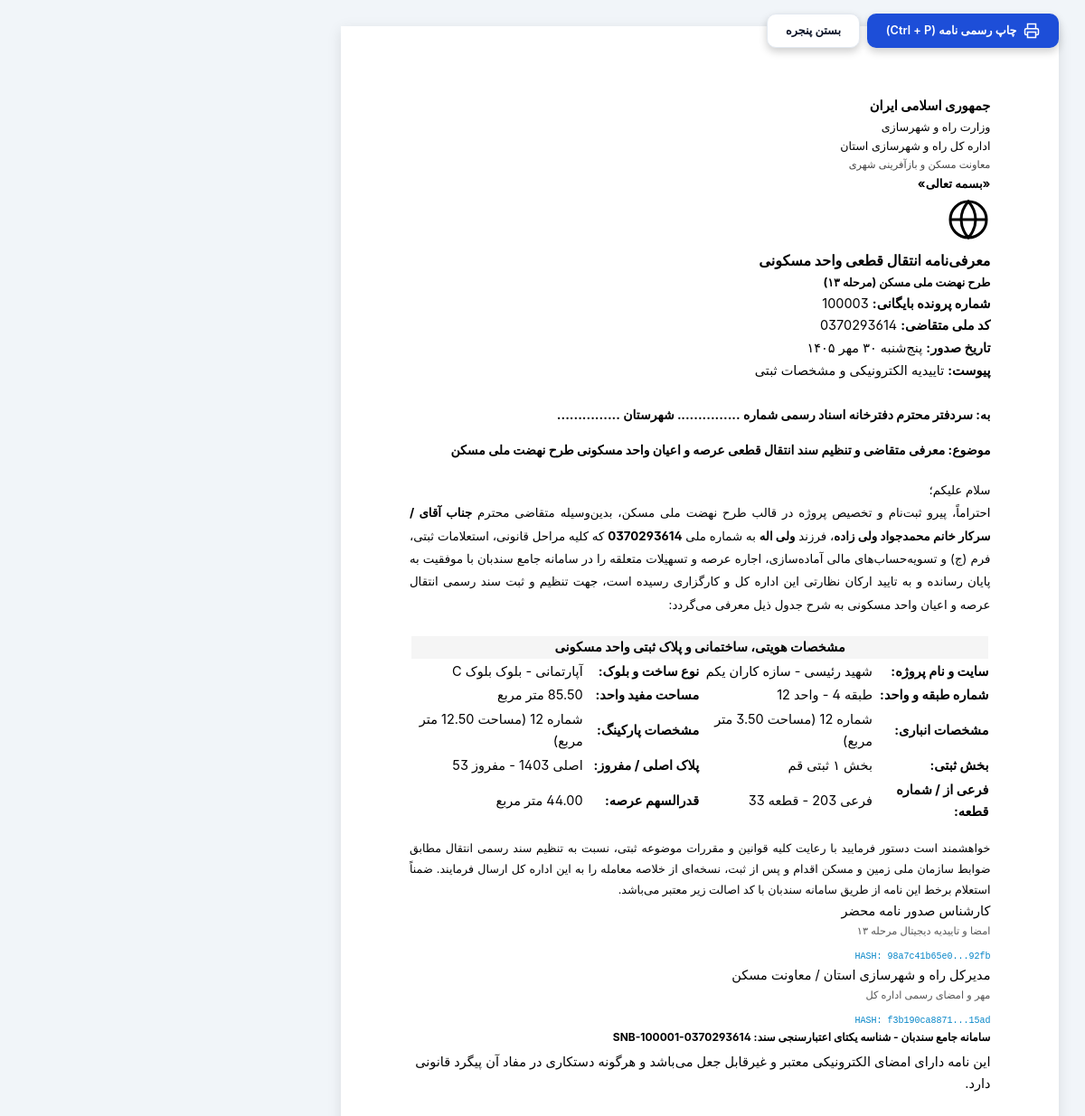
Screenshot of /dossier/100003/print/notary-letter/ (signed in) with the database file from the repository.
### workflow/models.py (models this page shows, shortened)
class HousingDossier(models.Model):
    STAGE_ROLES = {
        0: ("brokerage", "کارشناس ثبت اطلاعات متقاضی و واحد انتخابی و پلاک ثبتی", "ثبت اطلاعات متقاضی و واحد"),
        1: ("brokerage", "کارشناس اطلاعات", "کنترل اطلاعات پلاک ثبتی"),
        2: ("brokerage", "کارشناس اطلاعات (کارگزاری)", "ورود مبلغ تمام شده"),
        3: ("directorate", "کارشناس بررسی فرم ج (عالمی)", "بررسی فرم ج"),
        4: ("directorate", "کارشناس برنامه ریزی مسکن (حیدری)", "ورود مبلغ وام صندوق"),
        5: ("directorate", "کارشناس برنامه ریزی مسکن (حیدری)", "مبلغ نامه (کسر یا تخفیف) پیمانکار"),
        6: ("directorate", "کارشناس برنامه ریزی مسکن (حیدری)", "مبلغ تسهیلات دهک"),
        7: ("directorate", "کارشناس برنامه ریزی مسکن (وصالی)", "تعیین مبلغ باقیمانده نقدی مورد نیاز"),
        8: ("directorate", "کارشناس برنامه ریزی مسکن (وصالی / حیدری)", "ارسال و درج شماره و تاریخ نامه بانک"),
        9: ("brokerage", "کارشناس تشکیل پرونده کارگزاری", "اسکن مدارک و دفترچه اقساط"),
        10: ("brokerage", "مدیرعامل کارگزاری", "تأیید مدیرعامل کارگزاری"),
        11: ("directorate", "کارشناس نهضت ملی مسکن و استعلام تسهیلات بانکی", "بررسی استعلام تسهیلات بانکی"),
        12: ("directorate", "کارشناس فنی و مهندسی", "بررسی مشخصات فنی، پلاک و عرصه"),
        13: ("directorate", "کارشناس املاک", "بررسی و بارگذاری سند املاک"),
        14: ("directorate", "کارشناس بانک زمین", "بررسی اطلاعات بانک زمین"),
        15: ("directorate", "کارشناس حقوقی", "بررسی حقوقی و استعلامات اراضی"),
        16: ("directorate", "کارشناس فرم ج", "تطبیق نهایی فرم ج اداره کل"),
        17: ("directorate", "کارشناس ارزیابی", "ارزیابی قدرالسهم و اجاره عرصه"),
        18: ("brokerage", "کارشناس اخذ اجاره و آماده سازی و تسهیلات دهک", "اخذ اجاره، آماده‌سازی و چک دهک"),
        19: ("directorate", "کارشناس تسویه با پیمانکار", "تسویه حساب با پیمانکار سازنده"),
        20: ("directorate", "کارشناس صدور نامه محضر", "صدور نامه معرفی به دفتر اسناد رسمی (محضر)"),
        21: ("directorate", "کارشناس بایگانی", "مشاهده فرم نهایی و بایگانی قطعی پرونده"),
    }
    national_id = models.CharField(max_length=10, unique=True, db_index=True, verbose_name="کدملی / شماره پیشنویس")
    archive_number = models.PositiveIntegerField(unique=True, db_index=True, verbose_name="شماره بایگانی")
    current_stage = models.PositiveSmallIntegerField(default=0, db_index=True, verbose_name="مرحله جاری (۰ تا ۲۱)")
    is_locked = models.BooleanField(default=False, verbose_name="قفل نهایی بایگانی")
    STATUS_CHOICES = [
        ("IN_PROGRESS", "در جریان اقدام"),
        ("RETURNED", "برگشت‌خورده جهت اصلاح و بازبینی"),
        ("COMPLETED", "نهایی و بایگانی قطعی"),
    ]
    status = models.CharField(max_length=30, choices=STATUS_CHOICES, default="IN_PROGRESS", db_index=True, verbose_name="وضعیت فرآیند")
    return_reason = models.TextField(blank=True, verbose_name="علت آخرین برگشت پرونده")
    return_by = models.CharField(max_length=150, blank=True, verbose_name="برگشت‌دهنده")
    return_from_stage = models.PositiveSmallIntegerField(null=True, blank=True, verbose_name="مرحله برگشت‌دهنده")
    full_name = models.CharField(max_length=150, verbose_name="نام و نام خانوادگی متقاضی")
    father_name = models.CharField(max_length=100, verbose_name="نام پدر")
    birth_date = models.CharField(max_length=10, blank=True, verbose_name="تاریخ تولد (شمسی)")
    spouse_full_name = models.CharField(max_length=150, blank=True, verbose_name="نام و نام خانوادگی همسر")
    spouse_father_name = models.CharField(max_length=100, blank=True, verbose_name="نام پدر همسر")
    spouse_national_id = models.CharField(max_length=10, blank=True, verbose_name="کد ملی همسر")
    spouse_birth_date = models.CharField(max_length=10, blank=True, verbose_name="تاریخ تولد همسر")
    spouse_id_number = models.CharField(max_length=20, blank=True, verbose_name="شماره شناسنامه همسر")
    spouse_birth_place = models.CharField(max_length=100, blank=True, verbose_name="محل تولد / صدور همسر")
    spouse_form_j_status = models.CharField(max_length=50, default="سبز (استعلام شده)", blank=True, verbose_name="وضعیت فرم ج همسر")
    marital_status = models.CharField(max_length=50, default="متاهل (واجد شرایط طرح زوجین)", blank=True, verbose_name="وضعیت تاهل")
    is_married_confirmed = models.BooleanField(default=True, verbose_name="احراز زوجیت و تایید تاهل")
    decile = models.PositiveSmallIntegerField(default=1, verbose_name="دهک درآمدی (۱ تا ۱۰)")
    site = models.CharField(max_length=100, verbose_name="سایت")
    project = models.CharField(max_length=200, verbose_name="نام پروژه")
    construction_type = models.CharField(max_length=50, default="آپارتمانی", verbose_name="نوع ساخت")
    block_name = models.CharField(max_length=50, blank=True, verbose_name="نام بلوک")
    floor_number = models.PositiveSmallIntegerField(default=1, verbose_name="شماره طبقه")
    unit_number = models.PositiveIntegerField(default=1, verbose_name="شماره واحد")
    unit_area = models.DecimalField(max_digits=7, decimal_places=2, default=85.00, verbose_name="مساحت واحد")
    storage_number = models.PositiveIntegerField(null=True, blank=True, verbose_name="شماره انباری")
    storage_area = models.DecimalField(max_digits=6, decimal_places=2, default=0, verbose_name="مساحت انباری")
    parking_number = models.PositiveIntegerField(null=True, blank=True, verbose_name="شماره پارکینگ")
    parking_area = models.DecimalField(max_digits=6, decimal_places=2, default=0, verbose_name="مساحت پارکینگ")
    registration_section = models.CharField(max_length=100, blank=True, verbose_name="بخش ثبتی")
    main_plaque = models.IntegerField(null=True, blank=True, verbose_name="پلاک اصلی")
    separated_plaque = models.IntegerField(null=True, blank=True, verbose_name="پلاک مفروز")
    sub_plaque = models.IntegerField(null=True, blank=True, verbose_name="فرعی از")
    plot_number = models.IntegerField(null=True, blank=True, verbose_name="شماره قطعه")
    base_cost_without_loan = models.BigIntegerField(default=4500000000, verbose_name="قیمت تمام شده بدون وام ۶۵۰ میلیونی (ریال)")
    fund_loan_amount = models.BigIntegerField(default=0, verbose_name="مبلغ وام صندوق (ریال)")
    contractor_letter_amount = models.BigIntegerField(default=0, verbose_name="مبلغ نامه پیمانکار (ریال)")
    decile_loan_amount = models.BigIntegerField(default=0, verbose_name="مبلغ وام دهک (ریال)")
    applicant_equity = models.BigIntegerField(default=0, verbose_name="مبلغ آورده نقدی متقاضی (ریال)")
    is_sms_sent = models.BooleanField(default=False, verbose_name="ارسال پیامک تعیین آورده")
    sms_sent_at = models.DateTimeField(null=True, blank=True, verbose_name="زمان ارسال پیامک")
    is_equity_funded = models.BooleanField(default=False, verbose_name="تأیید تأمین مبلغ آورده متقاضی")
    bank_letter_number = models.CharField(max_length=100, blank=True, verbose_name="شماره نامه بانک")
    bank_letter_date = models.CharField(max_length=10, blank=True, verbose_name="تاریخ نامه بانک (شمسی)")
    total_land_share = models.DecimalField(max_digits=7, decimal_places=2, null=True, blank=True, verbose_name="جمع کل قدرالسهم (م²)")
    past_years_rent = models.BigIntegerField(default=0, verbose_name="مبلغ اجاره سنوات تا پایان سال جاری")
    current_year_rent = models.BigIntegerField(default=0, verbose_name="مبلغ اجاره سال جاری")
    land_lease_year = models.CharField(max_length=4, default="1403", blank=True, verbose_name="سال اجاره عرصه")
    preparation_cost = models.BigIntegerField(default=0, verbose_name="مبلغ آماده سازی")
    cash_preparation_amount = models.BigIntegerField(default=0, verbose_name="مبلغ نقدی آماده سازی")
    non_cash_preparation_amount = models.BigIntegerField(default=0, verbose_name="مبلغ غیرنقدی آماده سازی")
    is_cash_rent_confirmed = models.BooleanField(default=False, verbose_name="تایید مبلغ نقدی اجاره")
    is_decile_loan_confirmed = models.BooleanField(default=False, verbose_name="تایید چک‌های وام دهک")
    created_at = models.DateTimeField(auto_now_add=True, verbose_name="تاریخ تشکیل پرونده")
    updated_at = models.DateTimeField(auto_now=True, verbose_name="آخرین بروزرسانی")
    class Meta:
        verbose_name = "پرونده مسکن متقاضی"
        verbose_name_plural = "پرونده‌های مسکن متقاضیان"
        ordering = ["-archive_number"]

### workflow/views.py (the view)
# urls.py: path("dossier/<int:pk>/print/notary-letter/", views.notary_letter_print_view, name="notary_letter_print"),
@login_required(login_url='login')
def notary_letter_print_view(request, pk):
    dossier = get_object_or_404(HousingDossier, archive_number=pk)
    return render(request, "dossiers/print_notary.html", {"dossier": dossier})

### templates/dossiers/print_notary.html (shortened to what this page needs)
{% load static %}
<!DOCTYPE html>
<html lang="fa" dir="rtl">
<head>
    <link rel="stylesheet" href="https://cdn.jsdelivr.net/gh/rastikerdar/vazirmatn@v33.003/Vazirmatn-font-face.css">
    <link rel="stylesheet" href="{% static 'css/sanadban.css' %}">
</head>
<body>
    <div class="top-action-bar-print no-print">
        <button onclick="window.print()" class="btn btn-primary" style="box-shadow: 0 4px 10px rgba(0,0,0,0.2);">
            <svg width="18" height="18" viewBox="0 0 24 24" fill="none" stroke="currentColor" stroke-width="2"><polyline points="6 9 6 2 18 2 18 9"></polyline><path d="M6 18H4a2 2 0 0 1-2-2v-5a2 2 0 0 1 2-2h16a2 2 0 0 1 2 2v5a2 2 0 0 1-2 2h-2"></path><rect x="6" y="14" width="12" height="8"></rect></svg>
            <span>چاپ رسمی نامه (Ctrl + P)</span>
        </button>
        <button onclick="window.close()" class="btn btn-outline" style="box-shadow: 0 4px 10px rgba(0,0,0,0.2);">
            <span>بستن پنجره</span>
        </button>
    </div>
    <div class="print-paper">
        <div class="official-letterhead">
            <div class="letterhead-right">
                <div style="font-weight: bold; font-size: 11pt;">جمهوری اسلامی ایران</div>
                <div style="font-size: 9.5pt;">وزارت راه و شهرسازی</div>
                <div style="font-size: 9.5pt;">اداره کل راه و شهرسازی استان</div>
                <div style="font-size: 8.5pt; color: #444;">معاونت مسکن و بازآفرینی شهری</div>
            </div>
            <div class="letterhead-center">
                <div style="font-size: 10pt; font-weight: bold; margin-bottom: 5px;">«بسمه تعالی»</div>
                <svg class="emblem" width="48" height="48" viewBox="0 0 24 24" fill="none" stroke="#000" stroke-width="1.5">
                    <circle cx="12" cy="12" r="10"></circle>
                    <path d="M12 2a15.3 15.3 0 0 1 4 10 15.3 15.3 0 0 1-4 10 15.3 15.3 0 0 1-4-10 15.3 15.3 0 0 1 4-10z"></path>
                    <line x1="2" y1="12" x2="22" y2="12"></line>
                </svg>
                <h2 style="font-size: 12pt; font-weight: bold;">معرفی‌نامه انتقال قطعی واحد مسکونی</h2>
                <h3 style="font-size: 9.5pt;">طرح نهضت ملی مسکن (مرحله ۱۳)</h3>
            </div>
            <div class="letterhead-left fa-num">
                <div><strong>شماره پرونده بایگانی:</strong> {{ dossier.archive_number|default:'100001' }}</div>
                <div><strong>کد ملی متقاضی:</strong> {{ dossier.national_id|default:'0012345678' }}</div>
                <div><strong>تاریخ صدور:</strong> {{ today_jalali }}</div>
                <div><strong>پیوست:</strong> تاییدیه الکترونیکی و مشخصات ثبتی</div>
            </div>
        </div>
        <div style="margin: 25px 0 15px 0; font-size: 10.5pt; font-weight: bold;">
            به: سردفتر محترم دفترخانه اسناد رسمی شماره ............... شهرستان ...............
        </div>
        <div style="margin-bottom: 20px; font-size: 10.5pt; font-weight: bold;">
            موضوع: معرفی متقاضی و تنظیم سند انتقال قطعی عرصه و اعیان واحد مسکونی طرح نهضت ملی مسکن
        </div>
        <div style="text-align: justify; line-height: 1.9; font-size: 10pt; margin-bottom: 20px;">
            سلام علیکم؛<br>
            احتراماً، پیرو ثبت‌نام و تخصیص پروژه در قالب طرح نهضت ملی مسکن، بدین‌وسیله متقاضی محترم
            <strong>جناب آقای / سرکار خانم {{ dossier.full_name|default:'علیرضا رضایی پور' }}</strong>،
            فرزند <strong>{{ dossier.father_name|default:'محمدرضا' }}</strong>
            به شماره ملی <strong class="fa-num">{{ dossier.national_id|default:'0012345678' }}</strong>
            که کلیه مراحل قانونی، استعلامات ثبتی، فرم (ج) و تسویه‌حساب‌های مالی آماده‌سازی، اجاره عرصه و تسهیلات متعلقه را در سامانه جامع سندبان با موفقیت به پایان رسانده و به تایید ارکان نظارتی این اداره کل و کارگزاری رسیده است، جهت تنظیم و ثبت سند رسمی انتقال عرصه و اعیان واحد مسکونی به شرح جدول ذیل معرفی می‌گردد:
        </div>
        <table class="official-table fa-num">
            <thead>
                <tr>
                    <th colspan="4" style="text-align: center; background-color: #f5f5f5;">مشخصات هویتی، ساختمانی و پلاک ثبتی واحد مسکونی</th>
                </tr>
            </thead>
            <tbody>
                <tr>
                    <td style="width: 20%; font-weight: bold;">سایت و نام پروژه:</td>
                    <td style="width: 30%;">{{ dossier.site|default:'سایت شهید رئیسی' }} - {{ dossier.project|default:'پروژه ۵۶۰ هکتاری فاز ۲' }}</td>
                    <td style="width: 20%; font-weight: bold;">نوع ساخت و بلوک:</td>
                    <td style="width: 30%;">{{ dossier.construction_type|default:'آپارتمانی' }} - بلوک {{ dossier.block_name|default:'B-14' }}</td>
                </tr>
                <tr>
                    <td style="font-weight: bold;">شماره طبقه و واحد:</td>
                    <td>طبقه {{ dossier.floor_number|default:'۳' }} - واحد {{ dossier.unit_number|default:'۱۲' }}</td>
                    <td style="font-weight: bold;">مساحت مفید واحد:</td>
                    <td>{{ dossier.unit_area|default:'85.50' }} متر مربع</td>
                </tr>
                <tr>
                    <td style="font-weight: bold;">مشخصات انباری:</td>
                    <td>شماره {{ dossier.storage_number|default:'۱۲' }} (مساحت {{ dossier.storage_area|default:'3.20' }} متر مربع)</td>
                    <td style="font-weight: bold;">مشخصات پارکینگ:</td>
                    <td>شماره {{ dossier.parking_number|default:'۱۲' }} (مساحت {{ dossier.parking_area|default:'12.50' }} متر مربع)</td>
                </tr>
                <tr>
                    <td style="font-weight: bold;">بخش ثبتی:</td>
                    <td>{{ dossier.registration_section|default:'بخش ۱ ثبتی قم' }}</td>
                    <td style="font-weight: bold;">پلاک اصلی / مفروز:</td>
                    <td>اصلی {{ dossier.main_plaque|default:'۱۴۲۰' }} - مفروز {{ dossier.separated_plaque|default:'۸۵' }}</td>
                </tr>
                <tr>
                    <td style="font-weight: bold;">فرعی از / شماره قطعه:</td>
                    <td>فرعی {{ dossier.sub_plaque|default:'۳۱۲' }} - قطعه {{ dossier.plot_number|default:'۴۸' }}</td>
                    <td style="font-weight: bold;">قدرالسهم عرصه:</td>
                    <td>{{ dossier.total_land_share|default:'42.75' }} متر مربع</td>
                </tr>
            </tbody>
        </table>
        <div style="text-align: justify; line-height: 1.8; font-size: 9.5pt; margin-top: 15px;">
            خواهشمند است دستور فرمایید با رعایت کلیه قوانین و مقررات موضوعه ثبتی، نسبت به تنظیم سند رسمی انتقال مطابق ضوابط سازمان ملی زمین و مسکن اقدام و پس از ثبت، نسخه‌ای از خلاصه معامله را به این اداره کل ارسال فرمایند. ضمناً استعلام برخط این نامه از طریق سامانه سندبان با کد اصالت زیر معتبر می‌باشد.
        </div>
        <div class="signatures-box-row">
            <div class="signature-stamp-box">
                <div class="sign-role">کارشناس صدور نامه محضر</div>
                <div style="font-size: 8.5pt; color: #555;">امضا و تاییدیه دیجیتال مرحله ۱۳</div>
                <div style="margin-top: 10px; font-family: monospace; font-size: 7.5pt; color: #0284c7;">
                    HASH: 98a7c41b65e0...92fb
                </div>
            </div>
            <div class="signature-stamp-box">
                <div class="sign-role">مدیرکل راه و شهرسازی استان / معاونت مسکن</div>
                <div style="font-size: 8.5pt; color: #555;">مهر و امضای رسمی اداره کل</div>
                <div style="margin-top: 10px; font-family: monospace; font-size: 7.5pt; color: #0284c7;">
                    HASH: f3b190ca8871...15ad
                </div>
            </div>
        </div>
        <div class="qr-verification-zone fa-num">
            <div style="font-size: 9pt; font-weight: bold; margin-bottom: 4px;">سامانه جامع سندبان - شناسه یکتای اعتبارسنجی سند: SNB-100001-{{ dossier.national_id|default:'0012345678' }}</div>
            <div>این نامه دارای امضای الکترونیکی معتبر و غیرقابل جعل می‌باشد و هرگونه دستکاری در مفاد آن پیگرد قانونی دارد.</div>
        </div>
    </div>
</body>
</html>

### rows the page displays
HousingDossier: archive_number "100003", national_id "0370293614", full_name "محمدجواد ولی زاده", father_name "ولی اله", site "شهید رئیسی", project "سازه کاران یکم", construction_type "آپارتمانی", block_name "بلوک C", unit_number "12", parking_area "12.50", registration_section "بخش ۱ ثبتی قم", separated_plaque "53", plot_number "33"

### other values shown
{{ today_jalali }} "پنج‌شنبه ۳۰ مهر ۱۴۰۵"
